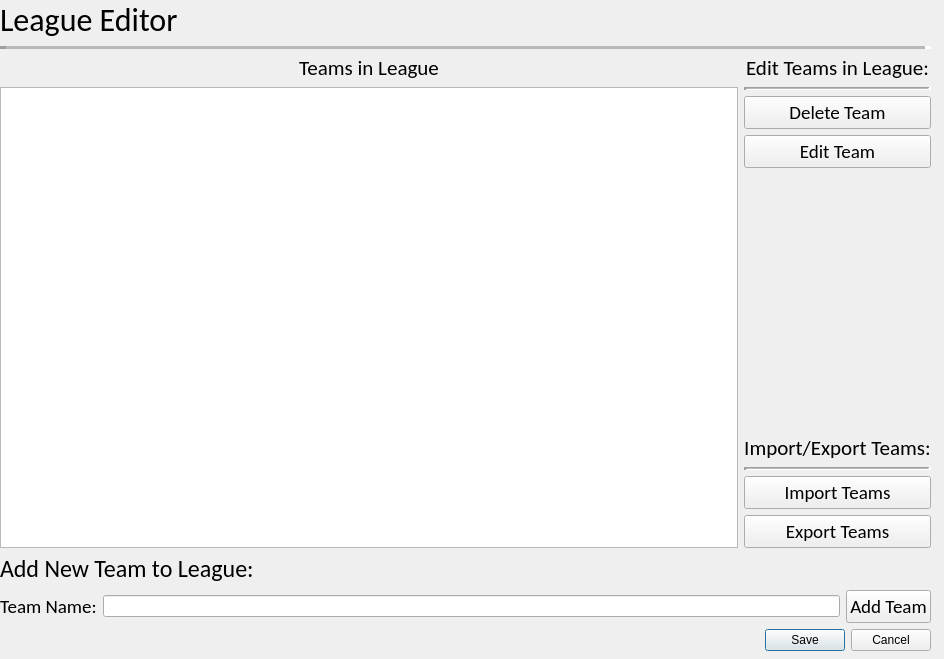
<?xml version="1.0" encoding="UTF-8"?>
<ui version="4.0">
 <class>league_edit_menu</class>
 <widget class="QDialog" name="league_edit_menu">
  <property name="windowModality">
   <enum>Qt::ApplicationModal</enum>
  </property>
  <property name="geometry">
   <rect>
    <x>0</x>
    <y>0</y>
    <width>944</width>
    <height>659</height>
   </rect>
  </property>
  <property name="windowTitle">
   <string>League Editor</string>
  </property>
  <widget class="QWidget" name="layoutWidget">
   <property name="geometry">
    <rect>
     <x>0</x>
     <y>0</y>
     <width>931</width>
     <height>651</height>
    </rect>
   </property>
   <layout class="QVBoxLayout" name="verticalLayout_5">
    <item>
     <layout class="QVBoxLayout" name="verticalLayout_2">
      <item>
       <widget class="QLabel" name="page_title">
        <property name="font">
         <font>
          <family>Calibri</family>
          <pointsize>24</pointsize>
         </font>
        </property>
        <property name="text">
         <string>League Editor</string>
        </property>
       </widget>
      </item>
      <item>
       <widget class="Line" name="line_2">
        <property name="lineWidth">
         <number>6</number>
        </property>
        <property name="midLineWidth">
         <number>4</number>
        </property>
        <property name="orientation">
         <enum>Qt::Horizontal</enum>
        </property>
       </widget>
      </item>
     </layout>
    </item>
    <item>
     <layout class="QHBoxLayout" name="horizontalLayout_2">
      <item>
       <layout class="QVBoxLayout" name="verticalLayout_4">
        <item>
         <widget class="QLabel" name="list_title">
          <property name="font">
           <font>
            <family>Calibri</family>
            <pointsize>16</pointsize>
           </font>
          </property>
          <property name="text">
           <string>Teams in League</string>
          </property>
          <property name="alignment">
           <set>Qt::AlignCenter</set>
          </property>
         </widget>
        </item>
        <item>
         <widget class="QListWidget" name="teams_list"/>
        </item>
       </layout>
      </item>
      <item>
       <layout class="QVBoxLayout" name="verticalLayout_3">
        <item>
         <widget class="QLabel" name="buttons_to_edit_title">
          <property name="font">
           <font>
            <family>Calibri</family>
            <pointsize>16</pointsize>
           </font>
          </property>
          <property name="text">
           <string>Edit Teams in League:</string>
          </property>
          <property name="alignment">
           <set>Qt::AlignCenter</set>
          </property>
         </widget>
        </item>
        <item>
         <widget class="Line" name="line">
          <property name="lineWidth">
           <number>3</number>
          </property>
          <property name="midLineWidth">
           <number>1</number>
          </property>
          <property name="orientation">
           <enum>Qt::Horizontal</enum>
          </property>
         </widget>
        </item>
        <item>
         <widget class="QPushButton" name="delete_team_button">
          <property name="font">
           <font>
            <family>Calibri</family>
            <pointsize>14</pointsize>
           </font>
          </property>
          <property name="text">
           <string>Delete Team</string>
          </property>
         </widget>
        </item>
        <item>
         <widget class="QPushButton" name="edit_team_button">
          <property name="font">
           <font>
            <family>Calibri</family>
            <pointsize>14</pointsize>
           </font>
          </property>
          <property name="text">
           <string>Edit Team</string>
          </property>
         </widget>
        </item>
        <item>
         <spacer name="verticalSpacer">
          <property name="orientation">
           <enum>Qt::Vertical</enum>
          </property>
          <property name="sizeHint" stdset="0">
           <size>
            <width>20</width>
            <height>40</height>
           </size>
          </property>
         </spacer>
        </item>
        <item>
         <widget class="QLabel" name="import_export_buttons_title">
          <property name="font">
           <font>
            <family>Calibri</family>
            <pointsize>16</pointsize>
           </font>
          </property>
          <property name="text">
           <string>Import/Export Teams:</string>
          </property>
          <property name="alignment">
           <set>Qt::AlignCenter</set>
          </property>
         </widget>
        </item>
        <item>
         <widget class="Line" name="line_3">
          <property name="lineWidth">
           <number>3</number>
          </property>
          <property name="midLineWidth">
           <number>1</number>
          </property>
          <property name="orientation">
           <enum>Qt::Horizontal</enum>
          </property>
         </widget>
        </item>
        <item>
         <widget class="QPushButton" name="import_teams_button">
          <property name="font">
           <font>
            <family>Calibri</family>
            <pointsize>14</pointsize>
           </font>
          </property>
          <property name="text">
           <string>Import Teams</string>
          </property>
         </widget>
        </item>
        <item>
         <widget class="QPushButton" name="export_teams_button">
          <property name="font">
           <font>
            <family>Calibri</family>
            <pointsize>14</pointsize>
           </font>
          </property>
          <property name="text">
           <string>Export Teams</string>
          </property>
         </widget>
        </item>
       </layout>
      </item>
     </layout>
    </item>
    <item>
     <layout class="QVBoxLayout" name="verticalLayout">
      <item>
       <widget class="QLabel" name="add_team_title">
        <property name="font">
         <font>
          <family>Calibri</family>
          <pointsize>18</pointsize>
         </font>
        </property>
        <property name="text">
         <string>Add New Team to League:</string>
        </property>
       </widget>
      </item>
      <item>
       <layout class="QHBoxLayout" name="horizontalLayout">
        <item>
         <widget class="QLabel" name="add_team_label">
          <property name="font">
           <font>
            <family>Calibri</family>
            <pointsize>14</pointsize>
           </font>
          </property>
          <property name="text">
           <string>Team Name:</string>
          </property>
         </widget>
        </item>
        <item>
         <widget class="QLineEdit" name="add_team_line_edit"/>
        </item>
        <item>
         <widget class="QPushButton" name="add_team_button">
          <property name="font">
           <font>
            <family>Calibri</family>
            <pointsize>14</pointsize>
           </font>
          </property>
          <property name="text">
           <string>Add Team</string>
          </property>
         </widget>
        </item>
       </layout>
      </item>
     </layout>
    </item>
    <item>
     <widget class="QDialogButtonBox" name="buttonBox">
      <property name="orientation">
       <enum>Qt::Horizontal</enum>
      </property>
      <property name="standardButtons">
       <set>QDialogButtonBox::Cancel|QDialogButtonBox::Save</set>
      </property>
     </widget>
    </item>
   </layout>
  </widget>
 </widget>
 <resources/>
 <connections>
  <connection>
   <sender>buttonBox</sender>
   <signal>accepted()</signal>
   <receiver>league_edit_menu</receiver>
   <slot>accept()</slot>
   <hints>
    <hint type="sourcelabel">
     <x>248</x>
     <y>254</y>
    </hint>
    <hint type="destinationlabel">
     <x>157</x>
     <y>274</y>
    </hint>
   </hints>
  </connection>
  <connection>
   <sender>buttonBox</sender>
   <signal>rejected()</signal>
   <receiver>league_edit_menu</receiver>
   <slot>reject()</slot>
   <hints>
    <hint type="sourcelabel">
     <x>316</x>
     <y>260</y>
    </hint>
    <hint type="destinationlabel">
     <x>286</x>
     <y>274</y>
    </hint>
   </hints>
  </connection>
 </connections>
</ui>
